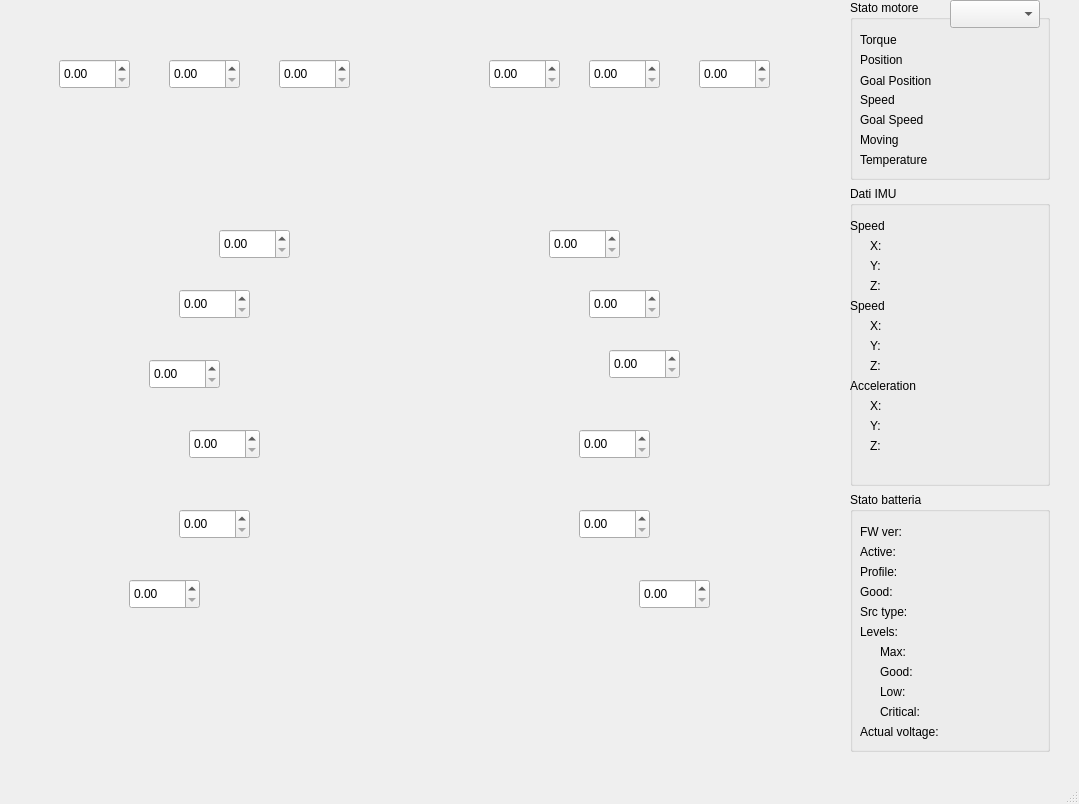
<?xml version="1.0" encoding="UTF-8"?>
<ui version="4.0">
 <class>MainWindow</class>
 <widget class="QMainWindow" name="MainWindow">
  <property name="geometry">
   <rect>
    <x>0</x>
    <y>0</y>
    <width>1079</width>
    <height>804</height>
   </rect>
  </property>
  <property name="windowTitle">
   <string>MainWindow</string>
  </property>
  <widget class="QWidget" name="centralwidget">
   <property name="minimumSize">
    <size>
     <width>800</width>
     <height>0</height>
    </size>
   </property>
   <widget class="QWidget" name="widget" native="true">
    <property name="geometry">
     <rect>
      <x>-1</x>
      <y>-1</y>
      <width>841</width>
      <height>691</height>
     </rect>
    </property>
    <property name="styleSheet">
     <string notr="true">#widget{
background-image: url(:/Robot_Background.jpg);
}</string>
    </property>
    <widget class="QDoubleSpinBox" name="m_05_spinbox">
     <property name="geometry">
      <rect>
       <x>60</x>
       <y>60</y>
       <width>71</width>
       <height>30</height>
      </rect>
     </property>
     <property name="maximum">
      <double>300.000000000000000</double>
     </property>
     <property name="singleStep">
      <double>0.293000000000000</double>
     </property>
    </widget>
    <widget class="QDoubleSpinBox" name="m_03_spinbox">
     <property name="geometry">
      <rect>
       <x>170</x>
       <y>60</y>
       <width>71</width>
       <height>30</height>
      </rect>
     </property>
     <property name="maximum">
      <double>300.000000000000000</double>
     </property>
     <property name="singleStep">
      <double>0.293000000000000</double>
     </property>
    </widget>
    <widget class="QDoubleSpinBox" name="m_01_spinbox">
     <property name="geometry">
      <rect>
       <x>280</x>
       <y>60</y>
       <width>71</width>
       <height>30</height>
      </rect>
     </property>
     <property name="maximum">
      <double>300.000000000000000</double>
     </property>
     <property name="singleStep">
      <double>0.293000000000000</double>
     </property>
    </widget>
    <widget class="QDoubleSpinBox" name="m_02_spinbox">
     <property name="geometry">
      <rect>
       <x>490</x>
       <y>60</y>
       <width>71</width>
       <height>30</height>
      </rect>
     </property>
     <property name="maximum">
      <double>300.000000000000000</double>
     </property>
     <property name="singleStep">
      <double>0.293000000000000</double>
     </property>
    </widget>
    <widget class="QDoubleSpinBox" name="m_04_spinbox">
     <property name="geometry">
      <rect>
       <x>590</x>
       <y>60</y>
       <width>71</width>
       <height>30</height>
      </rect>
     </property>
     <property name="maximum">
      <double>300.000000000000000</double>
     </property>
     <property name="singleStep">
      <double>0.293000000000000</double>
     </property>
    </widget>
    <widget class="QDoubleSpinBox" name="m_06_spinbox">
     <property name="geometry">
      <rect>
       <x>700</x>
       <y>60</y>
       <width>71</width>
       <height>30</height>
      </rect>
     </property>
     <property name="maximum">
      <double>300.000000000000000</double>
     </property>
     <property name="singleStep">
      <double>0.293000000000000</double>
     </property>
    </widget>
    <widget class="QDoubleSpinBox" name="m_07_spinbox">
     <property name="geometry">
      <rect>
       <x>220</x>
       <y>230</y>
       <width>71</width>
       <height>30</height>
      </rect>
     </property>
     <property name="maximum">
      <double>300.000000000000000</double>
     </property>
     <property name="singleStep">
      <double>0.293000000000000</double>
     </property>
    </widget>
    <widget class="QDoubleSpinBox" name="m_08_spinbox">
     <property name="geometry">
      <rect>
       <x>550</x>
       <y>230</y>
       <width>71</width>
       <height>30</height>
      </rect>
     </property>
     <property name="maximum">
      <double>300.000000000000000</double>
     </property>
     <property name="singleStep">
      <double>0.293000000000000</double>
     </property>
    </widget>
    <widget class="QDoubleSpinBox" name="m_09_spinbox">
     <property name="geometry">
      <rect>
       <x>150</x>
       <y>360</y>
       <width>71</width>
       <height>30</height>
      </rect>
     </property>
     <property name="maximum">
      <double>300.000000000000000</double>
     </property>
     <property name="singleStep">
      <double>0.293000000000000</double>
     </property>
    </widget>
    <widget class="QDoubleSpinBox" name="m_10_spinbox">
     <property name="geometry">
      <rect>
       <x>610</x>
       <y>350</y>
       <width>71</width>
       <height>30</height>
      </rect>
     </property>
     <property name="maximum">
      <double>300.000000000000000</double>
     </property>
     <property name="singleStep">
      <double>0.293000000000000</double>
     </property>
    </widget>
    <widget class="QDoubleSpinBox" name="m_11_spinbox">
     <property name="geometry">
      <rect>
       <x>180</x>
       <y>290</y>
       <width>71</width>
       <height>30</height>
      </rect>
     </property>
     <property name="maximum">
      <double>300.000000000000000</double>
     </property>
     <property name="singleStep">
      <double>0.293000000000000</double>
     </property>
    </widget>
    <widget class="QDoubleSpinBox" name="m_12_spinbox">
     <property name="geometry">
      <rect>
       <x>590</x>
       <y>290</y>
       <width>71</width>
       <height>30</height>
      </rect>
     </property>
     <property name="maximum">
      <double>300.000000000000000</double>
     </property>
     <property name="singleStep">
      <double>0.293000000000000</double>
     </property>
    </widget>
    <widget class="QDoubleSpinBox" name="m_13_spinbox">
     <property name="geometry">
      <rect>
       <x>190</x>
       <y>430</y>
       <width>71</width>
       <height>30</height>
      </rect>
     </property>
     <property name="maximum">
      <double>300.000000000000000</double>
     </property>
     <property name="singleStep">
      <double>0.293000000000000</double>
     </property>
    </widget>
    <widget class="QDoubleSpinBox" name="m_14_spinbox">
     <property name="geometry">
      <rect>
       <x>580</x>
       <y>430</y>
       <width>71</width>
       <height>30</height>
      </rect>
     </property>
     <property name="maximum">
      <double>300.000000000000000</double>
     </property>
     <property name="singleStep">
      <double>0.293000000000000</double>
     </property>
    </widget>
    <widget class="QDoubleSpinBox" name="m_15_spinbox">
     <property name="geometry">
      <rect>
       <x>180</x>
       <y>510</y>
       <width>71</width>
       <height>30</height>
      </rect>
     </property>
     <property name="maximum">
      <double>300.000000000000000</double>
     </property>
     <property name="singleStep">
      <double>0.293000000000000</double>
     </property>
    </widget>
    <widget class="QDoubleSpinBox" name="m_16_spinbox">
     <property name="geometry">
      <rect>
       <x>580</x>
       <y>510</y>
       <width>71</width>
       <height>30</height>
      </rect>
     </property>
     <property name="maximum">
      <double>300.000000000000000</double>
     </property>
     <property name="singleStep">
      <double>0.293000000000000</double>
     </property>
    </widget>
    <widget class="QDoubleSpinBox" name="m_17_spinbox">
     <property name="geometry">
      <rect>
       <x>130</x>
       <y>580</y>
       <width>71</width>
       <height>30</height>
      </rect>
     </property>
     <property name="maximum">
      <double>300.000000000000000</double>
     </property>
     <property name="singleStep">
      <double>0.293000000000000</double>
     </property>
    </widget>
    <widget class="QDoubleSpinBox" name="m_18_spinbox">
     <property name="geometry">
      <rect>
       <x>640</x>
       <y>580</y>
       <width>71</width>
       <height>30</height>
      </rect>
     </property>
     <property name="maximum">
      <double>300.000000000000000</double>
     </property>
     <property name="singleStep">
      <double>0.293000000000000</double>
     </property>
    </widget>
   </widget>
   <widget class="QWidget" name="widget_2" native="true">
    <property name="geometry">
     <rect>
      <x>850</x>
      <y>0</y>
      <width>220</width>
      <height>761</height>
     </rect>
    </property>
    <property name="sizePolicy">
     <sizepolicy hsizetype="Preferred" vsizetype="Fixed">
      <horstretch>0</horstretch>
      <verstretch>0</verstretch>
     </sizepolicy>
    </property>
    <layout class="QVBoxLayout" name="verticalLayout">
     <property name="sizeConstraint">
      <enum>QLayout::SetFixedSize</enum>
     </property>
     <item>
      <widget class="QGroupBox" name="groupBox">
       <property name="sizePolicy">
        <sizepolicy hsizetype="Minimum" vsizetype="Fixed">
         <horstretch>0</horstretch>
         <verstretch>0</verstretch>
        </sizepolicy>
       </property>
       <property name="minimumSize">
        <size>
         <width>200</width>
         <height>180</height>
        </size>
       </property>
       <property name="title">
        <string>Stato motore </string>
       </property>
       <widget class="QComboBox" name="comboBox">
        <property name="geometry">
         <rect>
          <x>100</x>
          <y>0</y>
          <width>90</width>
          <height>28</height>
         </rect>
        </property>
        <property name="baseSize">
         <size>
          <width>90</width>
          <height>0</height>
         </size>
        </property>
        <property name="autoFillBackground">
         <bool>true</bool>
        </property>
        <property name="currentText">
         <string/>
        </property>
        <property name="maxVisibleItems">
         <number>18</number>
        </property>
        <property name="maxCount">
         <number>18</number>
        </property>
       </widget>
       <widget class="QLabel" name="label">
        <property name="geometry">
         <rect>
          <x>10</x>
          <y>30</y>
          <width>66</width>
          <height>20</height>
         </rect>
        </property>
        <property name="text">
         <string>Torque</string>
        </property>
       </widget>
       <widget class="QLabel" name="label_2">
        <property name="geometry">
         <rect>
          <x>10</x>
          <y>70</y>
          <width>101</width>
          <height>21</height>
         </rect>
        </property>
        <property name="text">
         <string>Goal Position</string>
        </property>
       </widget>
       <widget class="QLabel" name="label_3">
        <property name="geometry">
         <rect>
          <x>10</x>
          <y>50</y>
          <width>66</width>
          <height>20</height>
         </rect>
        </property>
        <property name="text">
         <string>Position</string>
        </property>
       </widget>
       <widget class="QLabel" name="label_4">
        <property name="geometry">
         <rect>
          <x>10</x>
          <y>90</y>
          <width>66</width>
          <height>20</height>
         </rect>
        </property>
        <property name="text">
         <string>Speed</string>
        </property>
       </widget>
       <widget class="QLabel" name="label_5">
        <property name="geometry">
         <rect>
          <x>10</x>
          <y>110</y>
          <width>81</width>
          <height>20</height>
         </rect>
        </property>
        <property name="text">
         <string>Goal Speed</string>
        </property>
       </widget>
       <widget class="QLabel" name="label_6">
        <property name="geometry">
         <rect>
          <x>10</x>
          <y>130</y>
          <width>81</width>
          <height>20</height>
         </rect>
        </property>
        <property name="text">
         <string>Moving</string>
        </property>
       </widget>
       <widget class="QLabel" name="label_7">
        <property name="geometry">
         <rect>
          <x>10</x>
          <y>150</y>
          <width>91</width>
          <height>20</height>
         </rect>
        </property>
        <property name="text">
         <string>Temperature</string>
        </property>
       </widget>
      </widget>
     </item>
     <item>
      <widget class="QGroupBox" name="groupBox_2">
       <property name="sizePolicy">
        <sizepolicy hsizetype="Preferred" vsizetype="Fixed">
         <horstretch>0</horstretch>
         <verstretch>0</verstretch>
        </sizepolicy>
       </property>
       <property name="minimumSize">
        <size>
         <width>200</width>
         <height>300</height>
        </size>
       </property>
       <property name="title">
        <string>Dati IMU</string>
       </property>
       <widget class="QLabel" name="label_8">
        <property name="geometry">
         <rect>
          <x>0</x>
          <y>110</y>
          <width>91</width>
          <height>20</height>
         </rect>
        </property>
        <property name="text">
         <string>Speed</string>
        </property>
       </widget>
       <widget class="QLabel" name="label_9">
        <property name="geometry">
         <rect>
          <x>0</x>
          <y>190</y>
          <width>91</width>
          <height>20</height>
         </rect>
        </property>
        <property name="text">
         <string>Acceleration</string>
        </property>
       </widget>
       <widget class="QLabel" name="label_10">
        <property name="geometry">
         <rect>
          <x>20</x>
          <y>130</y>
          <width>41</width>
          <height>20</height>
         </rect>
        </property>
        <property name="text">
         <string>X:</string>
        </property>
       </widget>
       <widget class="QLabel" name="label_11">
        <property name="geometry">
         <rect>
          <x>20</x>
          <y>150</y>
          <width>41</width>
          <height>20</height>
         </rect>
        </property>
        <property name="text">
         <string>Y:</string>
        </property>
       </widget>
       <widget class="QLabel" name="label_12">
        <property name="geometry">
         <rect>
          <x>20</x>
          <y>170</y>
          <width>41</width>
          <height>20</height>
         </rect>
        </property>
        <property name="text">
         <string>Z:</string>
        </property>
       </widget>
       <widget class="QLabel" name="label_13">
        <property name="geometry">
         <rect>
          <x>20</x>
          <y>210</y>
          <width>41</width>
          <height>20</height>
         </rect>
        </property>
        <property name="text">
         <string>X:</string>
        </property>
       </widget>
       <widget class="QLabel" name="label_14">
        <property name="geometry">
         <rect>
          <x>20</x>
          <y>250</y>
          <width>41</width>
          <height>20</height>
         </rect>
        </property>
        <property name="text">
         <string>Z:</string>
        </property>
       </widget>
       <widget class="QLabel" name="label_15">
        <property name="geometry">
         <rect>
          <x>20</x>
          <y>230</y>
          <width>41</width>
          <height>20</height>
         </rect>
        </property>
        <property name="text">
         <string>Y:</string>
        </property>
       </widget>
       <widget class="QLabel" name="label_16">
        <property name="geometry">
         <rect>
          <x>20</x>
          <y>90</y>
          <width>41</width>
          <height>20</height>
         </rect>
        </property>
        <property name="text">
         <string>Z:</string>
        </property>
       </widget>
       <widget class="QLabel" name="label_17">
        <property name="geometry">
         <rect>
          <x>20</x>
          <y>50</y>
          <width>41</width>
          <height>20</height>
         </rect>
        </property>
        <property name="text">
         <string>X:</string>
        </property>
       </widget>
       <widget class="QLabel" name="label_18">
        <property name="geometry">
         <rect>
          <x>0</x>
          <y>30</y>
          <width>91</width>
          <height>20</height>
         </rect>
        </property>
        <property name="text">
         <string>Speed</string>
        </property>
       </widget>
       <widget class="QLabel" name="label_19">
        <property name="geometry">
         <rect>
          <x>20</x>
          <y>70</y>
          <width>41</width>
          <height>20</height>
         </rect>
        </property>
        <property name="text">
         <string>Y:</string>
        </property>
       </widget>
      </widget>
     </item>
     <item>
      <widget class="QGroupBox" name="groupBox_3">
       <property name="sizePolicy">
        <sizepolicy hsizetype="Preferred" vsizetype="Fixed">
         <horstretch>0</horstretch>
         <verstretch>0</verstretch>
        </sizepolicy>
       </property>
       <property name="minimumSize">
        <size>
         <width>200</width>
         <height>260</height>
        </size>
       </property>
       <property name="title">
        <string>Stato batteria</string>
       </property>
       <widget class="QLabel" name="label_20">
        <property name="geometry">
         <rect>
          <x>10</x>
          <y>30</y>
          <width>71</width>
          <height>20</height>
         </rect>
        </property>
        <property name="text">
         <string>FW ver:</string>
        </property>
       </widget>
       <widget class="QLabel" name="label_21">
        <property name="geometry">
         <rect>
          <x>10</x>
          <y>50</y>
          <width>71</width>
          <height>20</height>
         </rect>
        </property>
        <property name="text">
         <string>Active:</string>
        </property>
       </widget>
       <widget class="QLabel" name="label_22">
        <property name="geometry">
         <rect>
          <x>10</x>
          <y>70</y>
          <width>71</width>
          <height>20</height>
         </rect>
        </property>
        <property name="text">
         <string>Profile:</string>
        </property>
       </widget>
       <widget class="QLabel" name="label_23">
        <property name="geometry">
         <rect>
          <x>10</x>
          <y>90</y>
          <width>71</width>
          <height>20</height>
         </rect>
        </property>
        <property name="text">
         <string>Good:</string>
        </property>
       </widget>
       <widget class="QLabel" name="label_24">
        <property name="geometry">
         <rect>
          <x>10</x>
          <y>110</y>
          <width>71</width>
          <height>20</height>
         </rect>
        </property>
        <property name="text">
         <string>Src type:</string>
        </property>
       </widget>
       <widget class="QLabel" name="label_25">
        <property name="geometry">
         <rect>
          <x>10</x>
          <y>130</y>
          <width>71</width>
          <height>20</height>
         </rect>
        </property>
        <property name="text">
         <string>Levels:</string>
        </property>
       </widget>
       <widget class="QLabel" name="label_26">
        <property name="geometry">
         <rect>
          <x>30</x>
          <y>150</y>
          <width>71</width>
          <height>20</height>
         </rect>
        </property>
        <property name="text">
         <string>Max:</string>
        </property>
       </widget>
       <widget class="QLabel" name="label_27">
        <property name="geometry">
         <rect>
          <x>30</x>
          <y>170</y>
          <width>71</width>
          <height>20</height>
         </rect>
        </property>
        <property name="text">
         <string>Good:</string>
        </property>
       </widget>
       <widget class="QLabel" name="label_28">
        <property name="geometry">
         <rect>
          <x>30</x>
          <y>190</y>
          <width>71</width>
          <height>20</height>
         </rect>
        </property>
        <property name="text">
         <string>Low:</string>
        </property>
       </widget>
       <widget class="QLabel" name="label_29">
        <property name="geometry">
         <rect>
          <x>30</x>
          <y>210</y>
          <width>71</width>
          <height>20</height>
         </rect>
        </property>
        <property name="text">
         <string>Critical:</string>
        </property>
       </widget>
       <widget class="QLabel" name="label_30">
        <property name="geometry">
         <rect>
          <x>10</x>
          <y>230</y>
          <width>101</width>
          <height>20</height>
         </rect>
        </property>
        <property name="text">
         <string>Actual voltage:</string>
        </property>
       </widget>
       <widget class="QLabel" name="voltage">
        <property name="geometry">
         <rect>
          <x>120</x>
          <y>230</y>
          <width>66</width>
          <height>20</height>
         </rect>
        </property>
        <property name="text">
         <string/>
        </property>
       </widget>
      </widget>
     </item>
    </layout>
   </widget>
  </widget>
  <widget class="QMenuBar" name="menubar">
   <property name="geometry">
    <rect>
     <x>0</x>
     <y>0</y>
     <width>1079</width>
     <height>26</height>
    </rect>
   </property>
  </widget>
  <widget class="QStatusBar" name="statusbar"/>
 </widget>
 <resources>
  <include location="resources.qrc"/>
 </resources>
 <connections/>
</ui>
